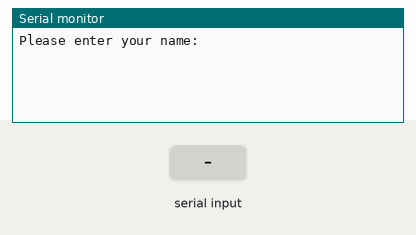
Simulated run of this sketch. Board: Arduino Uno, built with avr-gcc and run on an emulated ATmega328P. Shown: the last lines printed to the serial monitor. The inputs (shaded band) are chosen by the test bench.

Above: at 1.2 s.
1.3 s: "90,45\n" received over Serial
At 3.5 s:
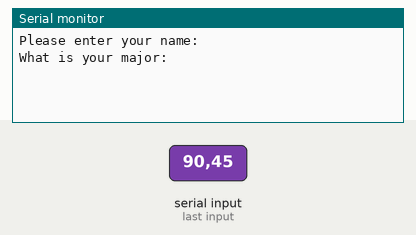
3.8 s: "30,150\n" received over Serial
At 5.6 s:
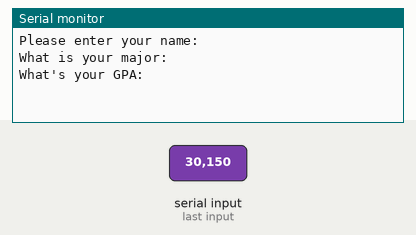
6.3 s: "0\n" received over Serial
At 8.1 s:
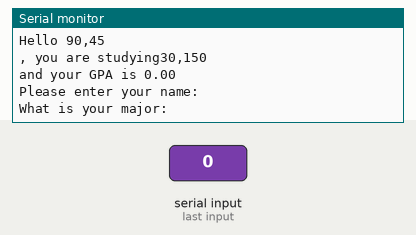

The sketch:

Strings.ino
```cpp
String myName;
String major;
float GPA;

void setup() {
  Serial.begin(9600);      // turn on Serial Port
}

void loop() {

  Serial.println("Please enter your name: ");
  while (Serial.available()==0) {             //Wait for user input

  }
  myName=Serial.readString();

  Serial.println("What is your major: ");
  while (Serial.available()==0)  {

  }

  major=Serial.readString();


  Serial.println("What's your GPA: ");
  while (Serial.available()==0)  {

  }
  GPA=Serial.parseFloat();

  Serial.print("Hello ");
  Serial.print(myName);
  Serial.print(", you are studying");
  Serial.print(major);
  Serial.print("and your GPA is ");
  Serial.print(GPA);
  Serial.println("");

}
```

Measured:
- after the input at 1.3 s, the serial monitor: prints a new line after 1.0 s (image 1)
- after the input at 3.8 s, the serial monitor: prints a new line after 1.0 s (image 2)
- after the input at 6.3 s, the serial monitor: prints a new line at once (image 3)
